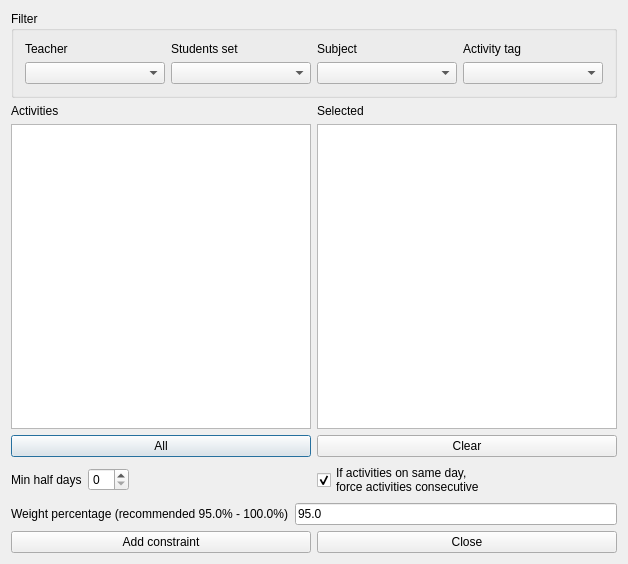
<?xml version="1.0" encoding="UTF-8"?>
<ui version="4.0">
 <class>AddConstraintMinHalfDaysBetweenActivitiesForm_template</class>
 <widget class="QDialog" name="AddConstraintMinHalfDaysBetweenActivitiesForm_template">
  <property name="geometry">
   <rect>
    <x>0</x>
    <y>0</y>
    <width>628</width>
    <height>564</height>
   </rect>
  </property>
  <property name="windowTitle">
   <string extracomment="This is the title of the dialog to add a new constraint of this type">Add min half days between activities</string>
  </property>
  <layout class="QGridLayout" name="gridLayout_2">
   <item row="0" column="0" colspan="2">
    <widget class="QGroupBox" name="filterGroupBox">
     <property name="title">
      <string>Filter</string>
     </property>
     <layout class="QGridLayout" name="gridLayout">
      <item row="0" column="0">
       <widget class="QLabel" name="teachersTextLabel">
        <property name="text">
         <string>Teacher</string>
        </property>
        <property name="wordWrap">
         <bool>false</bool>
        </property>
       </widget>
      </item>
      <item row="0" column="1">
       <widget class="QLabel" name="studentsTextLabel">
        <property name="text">
         <string>Students set</string>
        </property>
        <property name="wordWrap">
         <bool>false</bool>
        </property>
       </widget>
      </item>
      <item row="0" column="2">
       <widget class="QLabel" name="subjectsTextLabel">
        <property name="text">
         <string>Subject</string>
        </property>
        <property name="wordWrap">
         <bool>false</bool>
        </property>
       </widget>
      </item>
      <item row="0" column="3">
       <widget class="QLabel" name="activityTagsTextLabel">
        <property name="text">
         <string>Activity tag</string>
        </property>
        <property name="wordWrap">
         <bool>false</bool>
        </property>
       </widget>
      </item>
      <item row="1" column="0">
       <widget class="QComboBox" name="teachersComboBox"/>
      </item>
      <item row="1" column="1">
       <widget class="QComboBox" name="studentsComboBox"/>
      </item>
      <item row="1" column="2">
       <widget class="QComboBox" name="subjectsComboBox"/>
      </item>
      <item row="1" column="3">
       <widget class="QComboBox" name="activityTagsComboBox"/>
      </item>
     </layout>
    </widget>
   </item>
   <item row="1" column="0" colspan="2">
    <layout class="QHBoxLayout" name="horizontalLayout_4">
     <item>
      <layout class="QVBoxLayout" name="verticalLayout_2">
       <item>
        <widget class="QLabel" name="activitiesTextLabel">
         <property name="frameShape">
          <enum>QFrame::NoFrame</enum>
         </property>
         <property name="frameShadow">
          <enum>QFrame::Plain</enum>
         </property>
         <property name="text">
          <string>Activities</string>
         </property>
         <property name="wordWrap">
          <bool>false</bool>
         </property>
        </widget>
       </item>
       <item>
        <widget class="QListWidget" name="allActivitiesListWidget"/>
       </item>
       <item>
        <widget class="QPushButton" name="addAllActivitiesPushButton">
         <property name="text">
          <string comment="Text on a button. It refers to adding all activities from the list above this button into the current constraint">All</string>
         </property>
        </widget>
       </item>
      </layout>
     </item>
     <item>
      <layout class="QVBoxLayout" name="verticalLayout">
       <item>
        <widget class="QLabel" name="selectedActivitiesTextLabel">
         <property name="frameShape">
          <enum>QFrame::NoFrame</enum>
         </property>
         <property name="frameShadow">
          <enum>QFrame::Plain</enum>
         </property>
         <property name="text">
          <string comment="It refers to a list of selected activities">Selected</string>
         </property>
         <property name="wordWrap">
          <bool>false</bool>
         </property>
        </widget>
       </item>
       <item>
        <widget class="QListWidget" name="selectedActivitiesListWidget"/>
       </item>
       <item>
        <widget class="QPushButton" name="clearPushButton">
         <property name="text">
          <string>Clear</string>
         </property>
        </widget>
       </item>
      </layout>
     </item>
    </layout>
   </item>
   <item row="2" column="0">
    <layout class="QHBoxLayout" name="horizontalLayout">
     <item>
      <widget class="QLabel" name="minDaysTextLabel">
       <property name="frameShape">
        <enum>QFrame::NoFrame</enum>
       </property>
       <property name="frameShadow">
        <enum>QFrame::Plain</enum>
       </property>
       <property name="text">
        <string comment="Keep translation short. It refers to the minimum number of days between activities.">Min half days</string>
       </property>
       <property name="wordWrap">
        <bool>false</bool>
       </property>
      </widget>
     </item>
     <item>
      <widget class="QSpinBox" name="minDaysSpinBox"/>
     </item>
     <item>
      <spacer name="horizontalSpacer">
       <property name="orientation">
        <enum>Qt::Horizontal</enum>
       </property>
       <property name="sizeHint" stdset="0">
        <size>
         <width>40</width>
         <height>20</height>
        </size>
       </property>
      </spacer>
     </item>
    </layout>
   </item>
   <item row="2" column="1">
    <layout class="QHBoxLayout" name="horizontalLayout_3">
     <item>
      <widget class="QCheckBox" name="consecutiveIfSameDayCheckBox">
       <property name="text">
        <string comment="Keep translation short. Check how the dialog looks (dialog of add constraint min days between activities)">If activities on same day,
force activities consecutive</string>
       </property>
       <property name="checked">
        <bool>true</bool>
       </property>
      </widget>
     </item>
     <item>
      <spacer name="horizontalSpacer_2">
       <property name="orientation">
        <enum>Qt::Horizontal</enum>
       </property>
       <property name="sizeHint" stdset="0">
        <size>
         <width>40</width>
         <height>20</height>
        </size>
       </property>
      </spacer>
     </item>
    </layout>
   </item>
   <item row="3" column="0" colspan="2">
    <layout class="QHBoxLayout" name="horizontalLayout_2">
     <item>
      <widget class="QLabel" name="weightTextLabel">
       <property name="frameShape">
        <enum>QFrame::NoFrame</enum>
       </property>
       <property name="frameShadow">
        <enum>QFrame::Plain</enum>
       </property>
       <property name="text">
        <string>Weight percentage (recommended 95.0% - 100.0%)</string>
       </property>
       <property name="wordWrap">
        <bool>false</bool>
       </property>
      </widget>
     </item>
     <item>
      <widget class="QLineEdit" name="weightLineEdit">
       <property name="text">
        <string notr="true">95.0</string>
       </property>
      </widget>
     </item>
    </layout>
   </item>
   <item row="4" column="0" colspan="2">
    <layout class="QHBoxLayout">
     <item>
      <widget class="QPushButton" name="addConstraintPushButton">
       <property name="text">
        <string>Add constraint</string>
       </property>
      </widget>
     </item>
     <item>
      <widget class="QPushButton" name="closePushButton">
       <property name="text">
        <string>Close</string>
       </property>
      </widget>
     </item>
    </layout>
   </item>
  </layout>
 </widget>
 <layoutdefault spacing="6" margin="11"/>
 <resources/>
 <connections/>
</ui>
